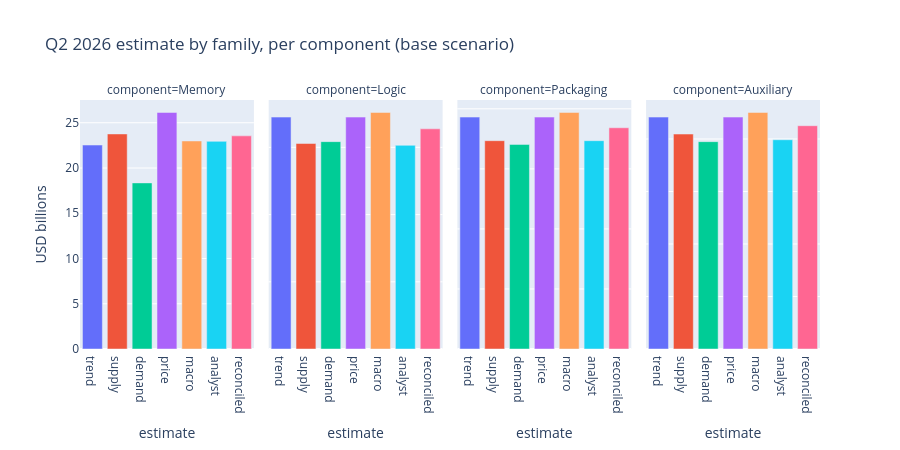

Notebook source saved alongside this figure:
### Markdown cell above
## Q2 2026: per-source contribution to each estimate
How each family (trend / supply / demand / price / macro / **analyst**) lands per component.

### Code cell
order = ["trend", "supply", "demand", "price", "macro", "analyst", "reconciled"]
fig = px.bar(d2.to_pandas(), x="estimate", y="value_b", facet_col="component",
             color="estimate", category_orders={"estimate": order, "component": comps},
             labels={"value_b": "USD billions"}, title="Q2 2026 estimate by family, per component (base scenario)")
fig.update_yaxes(matches=None)
fig.update_layout(height=450, showlegend=False)
fig

### Figure 1 — Plotly figure (JSON) as saved in the notebook; plotly's stock layout.template omitted (floating-point values rounded to 4 significant figures)
{"data": [{"hovertemplate": "estimate=%{x}<br>component=Memory<br>USD billions=%{y}<extra></extra>", "legendgroup": "trend", "marker": {"color": "#636efa", "pattern": {"shape": ""}}, "name": "trend", "orientation": "v", "showlegend": true, "textposition": "auto", "type": "bar", "x": ["trend"], "xaxis": "x", "y": [22.53], "yaxis": "y"}, {"hovertemplate": "estimate=%{x}<br>component=Logic<br>USD billions=%{y}<extra></extra>", "legendgroup": "trend", "marker": {"color": "#636efa", "pattern": {"shape": ""}}, "name": "trend", "orientation": "v", "showlegend": false, "textposition": "auto", "type": "bar", "x": ["trend"], "xaxis": "x2", "y": [3.45], "yaxis": "y2"}, {"hovertemplate": "estimate=%{x}<br>component=Packaging<br>USD billions=%{y}<extra></extra>", "legendgroup": "trend", "marker": {"color": "#636efa", "pattern": {"shape": ""}}, "name": "trend", "orientation": "v", "showlegend": false, "textposition": "auto", "type": "bar", "x": ["trend"], "xaxis": "x3", "y": [3.862], "yaxis": "y3"}, {"hovertemplate": "estimate=%{x}<br>component=Auxiliary<br>USD billions=%{y}<extra></extra>", "legendgroup": "trend", "marker": {"color": "#636efa", "pattern": {"shape": ""}}, "name": "trend", "orientation": "v", "showlegend": false, "textposition": "auto", "type": "bar", "x": ["trend"], "xaxis": "x4", "y": [2.209], "yaxis": "y4"}, {"hovertemplate": "estimate=%{x}<br>component=Memory<br>USD billions=%{y}<extra></extra>", "legendgroup": "supply", "marker": {"color": "#EF553B", "pattern": {"shape": ""}}, "name": "supply", "orientation": "v", "showlegend": true, "textposition": "auto", "type": "bar", "x": ["supply"], "xaxis": "x", "y": [23.76], "yaxis": "y"}, {"hovertemplate": "estimate=%{x}<br>component=Logic<br>USD billions=%{y}<extra></extra>", "legendgroup": "supply", "marker": {"color": "#EF553B", "pattern": {"shape": ""}}, "name": "supply", "orientation": "v", "showlegend": false, "textposition": "auto", "type": "bar", "x": ["supply"], "xaxis": "x2", "y": [3.058], "yaxis": "y2"}, {"hovertemplate": "estimate=%{x}<br>component=Packaging<br>USD billions=%{y}<extra></extra>", "legendgroup": "supply", "marker": {"color": "#EF553B", "pattern": {"shape": ""}}, "name": "supply", "orientation": "v", "showlegend": false, "textposition": "auto", "type": "bar", "x": ["supply"], "xaxis": "x3", "y": [3.469], "yaxis": "y3"}, {"hovertemplate": "estimate=%{x}<br>component=Auxiliary<br>USD billions=%{y}<extra></extra>", "legendgroup": "supply", "marker": {"color": "#EF553B", "pattern": {"shape": ""}}, "name": "supply", "orientation": "v", "showlegend": false, "textposition": "auto", "type": "bar", "x": ["supply"], "xaxis": "x4", "y": [2.047], "yaxis": "y4"}, {"hovertemplate": "estimate=%{x}<br>component=Memory<br>USD billions=%{y}<extra></extra>", "legendgroup": "demand", "marker": {"color": "#00cc96", "pattern": {"shape": ""}}, "name": "demand", "orientation": "v", "showlegend": true, "textposition": "auto", "type": "bar", "x": ["demand"], "xaxis": "x", "y": [18.35], "yaxis": "y"}, {"hovertemplate": "estimate=%{x}<br>component=Logic<br>USD billions=%{y}<extra></extra>", "legendgroup": "demand", "marker": {"color": "#00cc96", "pattern": {"shape": ""}}, "name": "demand", "orientation": "v", "showlegend": false, "textposition": "auto", "type": "bar", "x": ["demand"], "xaxis": "x2", "y": [3.085], "yaxis": "y2"}, {"hovertemplate": "estimate=%{x}<br>component=Packaging<br>USD billions=%{y}<extra></extra>", "legendgroup": "demand", "marker": {"color": "#00cc96", "pattern": {"shape": ""}}, "name": "demand", "orientation": "v", "showlegend": false, "textposition": "auto", "type": "bar", "x": ["demand"], "xaxis": "x3", "y": [3.407], "yaxis": "y3"}, {"hovertemplate": "estimate=%{x}<br>component=Auxiliary<br>USD billions=%{y}<extra></extra>", "legendgroup": "demand", "marker": {"color": "#00cc96", "pattern": {"shape": ""}}, "name": "demand", "orientation": "v", "showlegend": false, "textposition": "auto", "type": "bar", "x": ["demand"], "xaxis": "x4", "y": [1.975], "yaxis": "y4"}, {"hovertemplate": "estimate=%{x}<br>component=Memory<br>USD billions=%{y}<extra></extra>", "legendgroup": "price", "marker": {"color": "#ab63fa", "pattern": {"shape": ""}}, "name": "price", "orientation": "v", "showlegend": true, "textposition": "auto", "type": "bar", "x": ["price"], "xaxis": "x", "y": [26.14], "yaxis": "y"}, {"hovertemplate": "estimate=%{x}<br>component=Logic<br>USD billions=%{y}<extra></extra>", "legendgroup": "price", "marker": {"color": "#ab63fa", "pattern": {"shape": ""}}, "name": "price", "orientation": "v", "showlegend": false, "textposition": "auto", "type": "bar", "x": ["price"], "xaxis": "x2", "y": [3.45], "yaxis": "y2"}, {"hovertemplate": "estimate=%{x}<br>component=Packaging<br>USD billions=%{y}<extra></extra>", "legendgroup": "price", "marker": {"color": "#ab63fa", "pattern": {"shape": ""}}, "name": "price", "orientation": "v", "showlegend": false, "textposition": "auto", "type": "bar", "x": ["price"], "xaxis": "x3", "y": [3.862], "yaxis": "y3"}, {"hovertemplate": "estimate=%{x}<br>component=Auxiliary<br>USD billions=%{y}<extra></extra>", "legendgroup": "price", "marker": {"color": "#ab63fa", "pattern": {"shape": ""}}, "name": "price", "orientation": "v", "showlegend": false, "textposition": "auto", "type": "bar", "x": ["price"], "xaxis": "x4", "y": [2.209], "yaxis": "y4"}, {"hovertemplate": "estimate=%{x}<br>component=Memory<br>USD billions=%{y}<extra></extra>", "legendgroup": "macro", "marker": {"color": "#FFA15A", "pattern": {"shape": ""}}, "name": "macro", "orientation": "v", "showlegend": true, "textposition": "auto", "type": "bar", "x": ["macro"], "xaxis": "x", "y": [22.99], "yaxis": "y"}, {"hovertemplate": "estimate=%{x}<br>component=Logic<br>USD billions=%{y}<extra></extra>", "legendgroup": "macro", "marker": {"color": "#FFA15A", "pattern": {"shape": ""}}, "name": "macro", "orientation": "v", "showlegend": false, "textposition": "auto", "type": "bar", "x": ["macro"], "xaxis": "x2", "y": [3.519], "yaxis": "y2"}, {"hovertemplate": "estimate=%{x}<br>component=Packaging<br>USD billions=%{y}<extra></extra>", "legendgroup": "macro", "marker": {"color": "#FFA15A", "pattern": {"shape": ""}}, "name": "macro", "orientation": "v", "showlegend": false, "textposition": "auto", "type": "bar", "x": ["macro"], "xaxis": "x3", "y": [3.939], "yaxis": "y3"}, {"hovertemplate": "estimate=%{x}<br>component=Auxiliary<br>USD billions=%{y}<extra></extra>", "legendgroup": "macro", "marker": {"color": "#FFA15A", "pattern": {"shape": ""}}, "name": "macro", "orientation": "v", "showlegend": false, "textposition": "auto", "type": "bar", "x": ["macro"], "xaxis": "x4", "y": [2.253], "yaxis": "y4"}, {"hovertemplate": "estimate=%{x}<br>component=Memory<br>USD billions=%{y}<extra></extra>", "legendgroup": "analyst", "marker": {"color": "#19d3f3", "pattern": {"shape": ""}}, "name": "analyst", "orientation": "v", "showlegend": true, "textposition": "auto", "type": "bar", "x": ["analyst"], "xaxis": "x", "y": [22.94], "yaxis": "y"}, {"hovertemplate": "estimate=%{x}<br>component=Logic<br>USD billions=%{y}<extra></extra>", "legendgroup": "analyst", "marker": {"color": "#19d3f3", "pattern": {"shape": ""}}, "name": "analyst", "orientation": "v", "showlegend": false, "textposition": "auto", "type": "bar", "x": ["analyst"], "xaxis": "x2", "y": [3.03], "yaxis": "y2"}, {"hovertemplate": "estimate=%{x}<br>component=Packaging<br>USD billions=%{y}<extra></extra>", "legendgroup": "analyst", "marker": {"color": "#19d3f3", "pattern": {"shape": ""}}, "name": "analyst", "orientation": "v", "showlegend": false, "textposition": "auto", "type": "bar", "x": ["analyst"], "xaxis": "x3", "y": [3.469], "yaxis": "y3"}, {"hovertemplate": "estimate=%{x}<br>component=Auxiliary<br>USD billions=%{y}<extra></extra>", "legendgroup": "analyst", "marker": {"color": "#19d3f3", "pattern": {"shape": ""}}, "name": "analyst", "orientation": "v", "showlegend": false, "textposition": "auto", "type": "bar", "x": ["analyst"], "xaxis": "x4", "y": [1.993], "yaxis": "y4"}, {"hovertemplate": "estimate=%{x}<br>component=Memory<br>USD billions=%{y}<extra></extra>", "legendgroup": "reconciled", "marker": {"color": "#FF6692", "pattern": {"shape": ""}}, "name": "reconciled", "orientation": "v", "showlegend": true, "textposition": "auto", "type": "bar", "x": ["reconciled"], "xaxis": "x", "y": [23.55], "yaxis": "y"}, {"hovertemplate": "estimate=%{x}<br>component=Logic<br>USD billions=%{y}<extra></extra>", "legendgroup": "reconciled", "marker": {"color": "#FF6692", "pattern": {"shape": ""}}, "name": "reconciled", "orientation": "v", "showlegend": false, "textposition": "auto", "type": "bar", "x": ["reconciled"], "xaxis": "x2", "y": [3.276], "yaxis": "y2"}, {"hovertemplate": "estimate=%{x}<br>component=Packaging<br>USD billions=%{y}<extra></extra>", "legendgroup": "reconciled", "marker": {"color": "#FF6692", "pattern": {"shape": ""}}, "name": "reconciled", "orientation": "v", "showlegend": false, "textposition": "auto", "type": "bar", "x": ["reconciled"], "xaxis": "x3", "y": [3.684], "yaxis": "y3"}, {"hovertemplate": "estimate=%{x}<br>component=Auxiliary<br>USD billions=%{y}<extra></extra>", "legendgroup": "reconciled", "marker": {"color": "#FF6692", "pattern": {"shape": ""}}, "name": "reconciled", "orientation": "v", "showlegend": false, "textposition": "auto", "type": "bar", "x": ["reconciled"], "xaxis": "x4", "y": [2.127], "yaxis": "y4"}], "layout": {"annotations": [{"font": {}, "showarrow": false, "text": "component=Memory", "x": 0.1175, "xanchor": "center", "xref": "paper", "y": 1.0, "yanchor": "bottom", "yref": "paper"}, {"font": {}, "showarrow": false, "text": "component=Logic", "x": 0.3725, "xanchor": "center", "xref": "paper", "y": 1.0, "yanchor": "bottom", "yref": "paper"}, {"font": {}, "showarrow": false, "text": "component=Packaging", "x": 0.6275, "xanchor": "center", "xref": "paper", "y": 1.0, "yanchor": "bottom", "yref": "paper"}, {"font": {}, "showarrow": false, "text": "component=Auxiliary", "x": 0.8825, "xanchor": "center", "xref": "paper", "y": 1.0, "yanchor": "bottom", "yref": "paper"}], "barmode": "relative", "height": 450, "legend": {"title": {"text": "estimate"}, "tracegroupgap": 0}, "showlegend": false, "title": {"text": "Q2 2026 estimate by family, per component (base scenario)"}, "xaxis": {"anchor": "y", "categoryarray": ["trend", "supply", "demand", "price", "macro", "analyst", "reconciled"], "categoryorder": "array", "domain": [0.0, 0.235], "title": {"text": "estimate"}}, "xaxis2": {"anchor": "y2", "categoryarray": ["trend", "supply", "demand", "price", "macro", "analyst", "reconciled"], "categoryorder": "array", "domain": [0.255, 0.49], "matches": "x", "title": {"text": "estimate"}}, "xaxis3": {"anchor": "y3", "categoryarray": ["trend", "supply", "demand", "price", "macro", "analyst", "reconciled"], "categoryorder": "array", "domain": [0.51, 0.745], "matches": "x", "title": {"text": "estimate"}}, "xaxis4": {"anchor": "y4", "categoryarray": ["trend", "supply", "demand", "price", "macro", "analyst", "reconciled"], "categoryorder": "array", "domain": [0.765, 1.0], "matches": "x", "title": {"text": "estimate"}}, "yaxis": {"anchor": "x", "domain": [0.0, 1.0], "title": {"text": "USD billions"}}, "yaxis2": {"anchor": "x2", "domain": [0.0, 1.0], "showticklabels": false}, "yaxis3": {"anchor": "x3", "domain": [0.0, 1.0], "showticklabels": false}, "yaxis4": {"anchor": "x4", "domain": [0.0, 1.0], "showticklabels": false}}}
